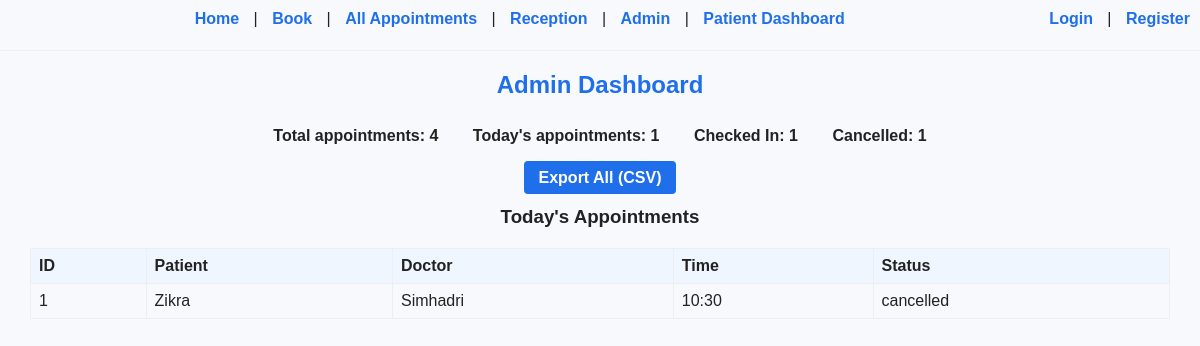
The page /admin on the database its author committed.
### tables this page shows
CREATE TABLE appointments (
        id INTEGER PRIMARY KEY AUTOINCREMENT,
        patient_name TEXT NOT NULL,
        doctor_name TEXT NOT NULL,
        date TEXT NOT NULL,
        time TEXT NOT NULL,
        status TEXT NOT NULL DEFAULT 'booked'
    );

### app.py (the view)
@app.route('/admin')
def admin():
    conn = get_db_connection()
    total = conn.execute('SELECT COUNT(*) FROM appointments').fetchone()[0]
    today = datetime.now().date().isoformat()
    today_count = conn.execute('SELECT COUNT(*) FROM appointments WHERE date=?', (today,)).fetchone()[0]
    checked_in = conn.execute("SELECT COUNT(*) FROM appointments WHERE status='checked_in'").fetchone()[0]
    cancelled = conn.execute("SELECT COUNT(*) FROM appointments WHERE status='cancelled'").fetchone()[0]
    todays = conn.execute("SELECT * FROM appointments WHERE date=? ORDER BY time", (today,)).fetchall()
    conn.close()
    stats = {'total': total, 'today': today_count, 'checked_in': checked_in, 'cancelled': cancelled}
    return render_template('admin.html', stats=stats, todays=todays)

### app.py (called while the page is built)
def get_db_connection():
    conn = sqlite3.connect(DB)
    conn.row_factory = sqlite3.Row
    return conn

### templates/admin.html (shortened to what this page needs)
<!doctype html>
<html lang="en">
<head>
  <link rel="stylesheet" href="{{ url_for('static', filename='css/style.css') }}">
</head>
<body>
  <nav class="topnav">
    <a href="{{ url_for('home') }}">Home</a> |
    <a href="{{ url_for('booking') }}">Book</a> |
    <a href="{{ url_for('appointments') }}">All Appointments</a> |
    <a href="{{ url_for('reception') }}">Reception</a> |
    <a href="{{ url_for('admin') }}">Admin</a> |
    <a href="{{ url_for('patient_dashboard') }}">Patient Dashboard</a>
    <span style="float:right;">
      {% if session.get('user_id') %}
        Hello, {{ session.get('full_name') or session.get('username') }} |
        <a href="{{ url_for('logout') }}">Logout</a>
      {% else %}
        <a href="{{ url_for('login') }}">Login</a> |
        <a href="{{ url_for('register') }}">Register</a>
      {% endif %}
    </span>
  </nav>
  <hr/>
  <h2 style="text-align:center;">Admin Dashboard</h2>
  <ul class="stats">
    <li>Total appointments: {{ stats.total }}</li>
    <li>Today's appointments: {{ stats.today }}</li>
    <li>Checked In: {{ stats.checked_in }}</li>
    <li>Cancelled: {{ stats.cancelled }}</li>
  </ul>
  <div style="text-align:center;">
    <a href="{{ url_for('export_csv') }}" class="button">Export All (CSV)</a>
  </div>
  <h3 style="text-align:center;">Today's Appointments</h3>
  {% if todays %}
    <table>
      <thead>
        <tr>
          <th>ID</th>
          <th>Patient</th>
          <th>Doctor</th>
          <th>Time</th>
          <th>Status</th>
        </tr>
      </thead>
      <tbody>
        {% for a in todays %}
        <tr>
          <td>{{ a['id'] }}</td>
          <td>{{ a['patient_name'] }}</td>
          <td>{{ a['doctor_name'] }}</td>
          <td>{{ a['time'] }}</td>
          <td>{{ a['status'] }}</td>
        </tr>
        {% endfor %}
      </tbody>
    </table>
  {% else %}
    <p style="text-align:center;">No appointments today.</p>
  {% endif %}
</body>
</html>

### static/css/style.css (style rules this page uses)
body { font-family: Arial, sans-serif; background: #f7f9fc; color:#222; margin:0; padding:0; }
h1,h2 { color:#1f6feb; }
a { color:#1f6feb; text-decoration:none; }
table { width:100%; border-collapse:collapse; margin-top:12px; }
table th, table td { border:1px solid #eee; padding:8px; text-align:left; }
.topnav { padding:10px 0; text-align:center; }
.topnav a { margin:0 10px; color:#1f6feb; text-decoration:none; font-weight:600; }
hr { border: none; border-top: 1px solid #eee; margin: 12px 0 20px; }
table th { background:#f0f6ff; }

### templates/admin.html (style rules this page uses)
table { width: 95%; margin: 20px auto; border-collapse: collapse; }
th, td { border: 1px solid #ccc; padding: 8px; text-align: center; }
th { background: #f0f6ff; }
ul.stats { list-style: none; padding: 0; text-align: center; }
ul.stats li { display: inline-block; margin: 8px 15px; font-weight: bold; }
a.button { background: #1f6feb; color: white; padding: 8px 15px; border-radius: 4px; text-decoration: none; font-weight: bold; }

### rows shown on the page
appointments: id "1", patient_name "Zikra", doctor_name "Simhadri", time "10:30", status "cancelled"

### other values the page prints
{{ stats.total }} "4"
{{ stats.today }} "1"
{{ stats.checked_in }} "1"
{{ stats.cancelled }} "1"
